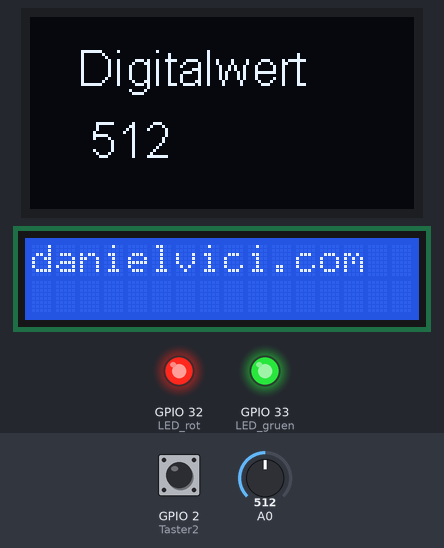
The sketch below on a simulated ESP8266 (NodeMCU). On the bench: 128×64 one-colour display, 16×2 character LCD, output pins drawn as LEDs (lit = HIGH). Inputs (shaded band) come from the test bench; at power-on: GPIO 2 (Taster2) HIGH, A0 = 512. What the sketch prints to the serial monitor is not drawn.

Above: at 1.2 s.
1.3 s: GPIO 2 (Taster2) pulled LOW for 0.15 s
At 1.9 s:
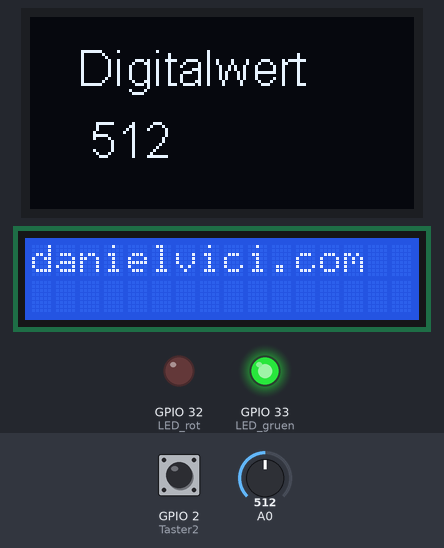
2.9 s: A0 set to 716
At 3.5 s:
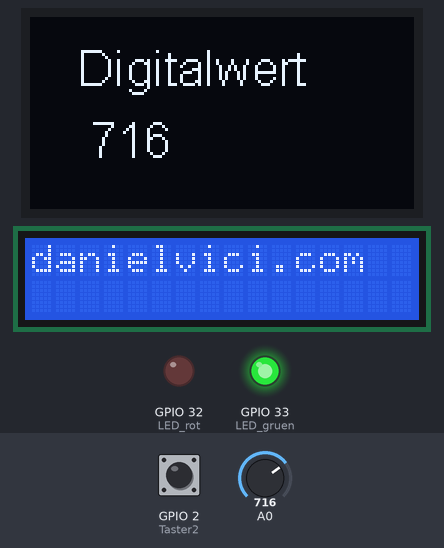
4.6 s: A0 set to 900
At 6.2 s:
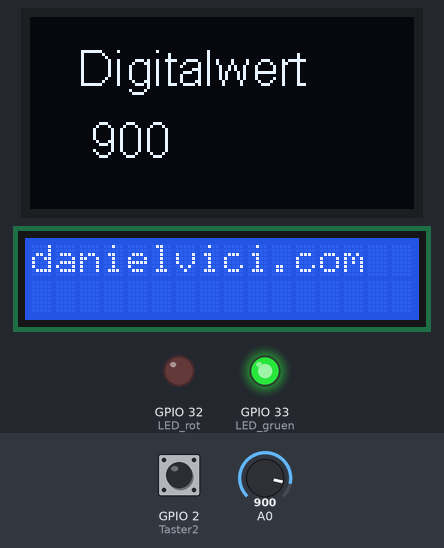
6.6 s: A0 set to 1023
At 7.8 s:
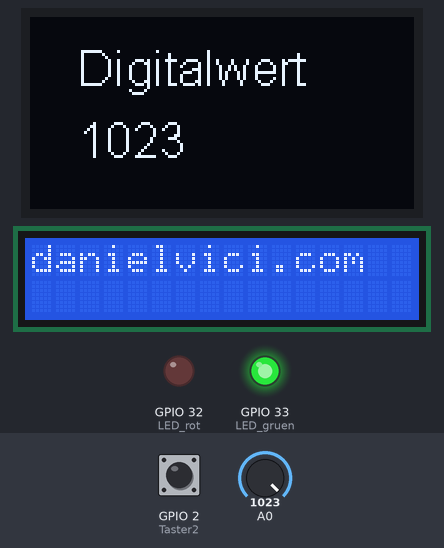
8.6 s: GPIO 2 (Taster2) pulled LOW for 1 s
At 9.9 s:
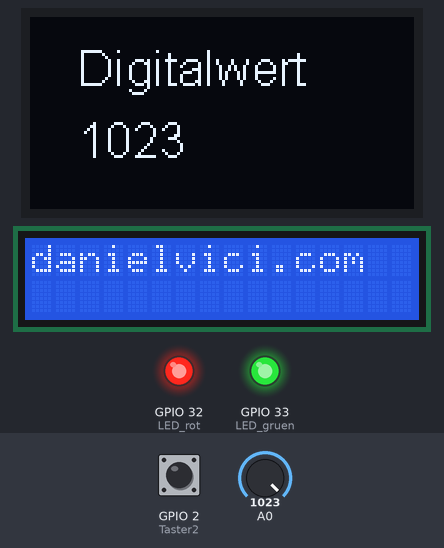
11.1 s: GPIO 2 (Taster2) pulled LOW for 3.2 s
At 12.0 s:
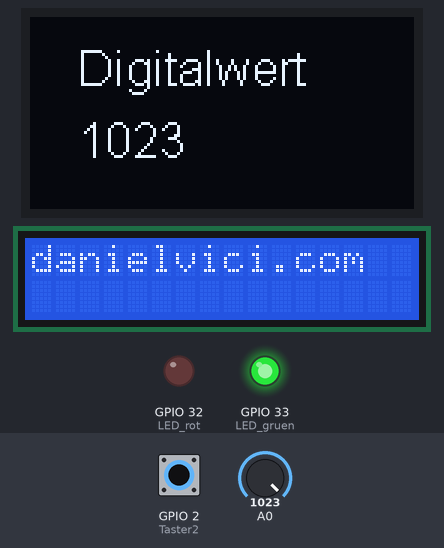
Timing chart, 0 to 14.1 s (numbered marks = the images above; inputs shaded):
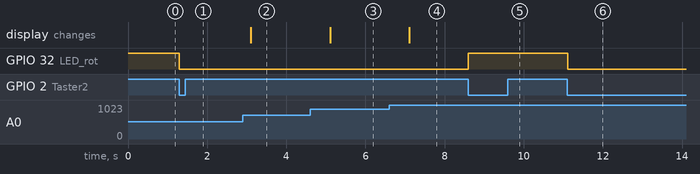

The sketch:

led-display.ino
```cpp
/* INFP-Übungen zum I2C-Bus  -  https://kurzelinks.de/wvs_esp_12
 * Benötigte Bibliotheken
 * Wire.h (integriert)
 * die 2 Bibliotheken müssen in Arduino noch hinzugefügt werden:
 * https://github.com/ThingPulse/esp8266-oled-ssd1306
 * https://github.com/johnrickman/LiquidCrystal_I2C
 * Fügt zur Schaltung das Bauteil "LCD 16x2 (I2C)" hinzu und ergänzt
 * die Verdrahtung. Danach die Serial.print-Ausgaben ersetzten durch
 * Ausgaben auf dem Text-Display
 * Gute Zusammenfassung zum Display
 * https://docs.wokwi.com/parts/wokwi-lcd1602
 * https://sprut.de/electronic/lcd/index.htm
 */
#include <Wire.h>
#include "SSD1306Wire.h"
#include <LiquidCrystal_I2C.h>    // Die Bibliothek muss noch installiert werden!

//***** Portpins für Ein-/Ausgänge ***************************************
const int Enc_A = 34, Enc_B = 35, Enc_Taster = 0, NEO_Pin=26;
const int LED_rot = 32, LED_gruen = 33, Taster2 = 2, Taster4 = 4;

//***** Objekt für Displays anlegen
SSD1306Wire display(0x3c, SDA, SCL);
LiquidCrystal_I2C lcd(0x27, 16, 2); // Display mit 2 Zeilen, 16 Zeichen, I2C-Adresse 0x27 (PCF8574!)

// ***** Globale Variablen ************************************************
bool T2_neu, T2_alt, T4_neu, T4_alt;  // für Flankenerkennung
unsigned long currentMillis, nextMillis;
int Digitalwert;

// ***** Initialisierung **************************************************
void setup() {
  Serial.begin(115200);            // Serielle Schnittstelle mit 115200Bit/s
  pinMode(LED_rot, OUTPUT);        // die LEDs beginnen danach
  pinMode(LED_gruen, OUTPUT);      // zu leuchten!
  digitalWrite(LED_rot, HIGH);     // also beide ausschalten
  digitalWrite(LED_gruen, HIGH);
  pinMode(Taster2, INPUT_PULLUP); // Taster brauchen hier den
  pinMode(Taster4, INPUT_PULLUP); // Pullup-Widerstand

  // SSD1306 Display initialisieren
  display.init();
  display.flipScreenVertically();
  display.setContrast(255);
  display.setFont(ArialMT_Plain_16);

  // I2C Textdisplay 1602 initialisieren, Text ausgeben
  // siehe Arduino-Beispiel "Hello World"
  lcd.init();
  // Print a message to the LCD.
  lcd.backlight();
  lcd.setCursor(0,0);
  lcd.print("danielvici.com");
}

// ***** Endlosschleife ***************************************************
void loop() {
  currentMillis = millis( );
  if ( currentMillis >= nextMillis ) {
    nextMillis = currentMillis + 1000;    // 1x pro Sekunde Messen
    Digitalwert = analogRead(A0);         // Poti einlesen
    Serial.printf("Digitalwert: %d\n", Digitalwert);
    display.clear();
    display.drawString(16, 8, "Digitalwert");
    char buf[5];
    sprintf(buf, "%4d", Digitalwert);
    display.drawString(16, 32, buf);
    display.display( );
  }


  // Flankenerkennung, Anmerkung: die Taster in Wokwi können mit prellen
  // konfiguriert werden, so dass die LED manchmal mehrfach umschaltet
  // -> also auch hier kann entprellen getestet werden.
  T2_neu = digitalRead(Taster2);
  if ( T2_neu == 0 && T2_alt == 1) {  // fallende Flanke = Tastendruck
    digitalWrite(LED_rot, !digitalRead(LED_rot));  // toggeln
  }
  T2_alt = T2_neu;  // für Flankenerkennung
}

// ***** Eigene Funktionen ************************************************
```

Measured:
- after the input at 1.3 s, GPIO 32 (LED_rot): HIGH → LOW at once
- after the input at 2.9 s, the display: changes after 0.21 s (image 2)
- after the input at 4.6 s, the display: changes after 0.51 s (image 3)
- after the input at 6.6 s, the display: changes after 0.51 s (image 4)
- after the input at 8.6 s, GPIO 32 (LED_rot): LOW → HIGH at once
- after the input at 11.1 s, GPIO 32 (LED_rot): HIGH → LOW at once
